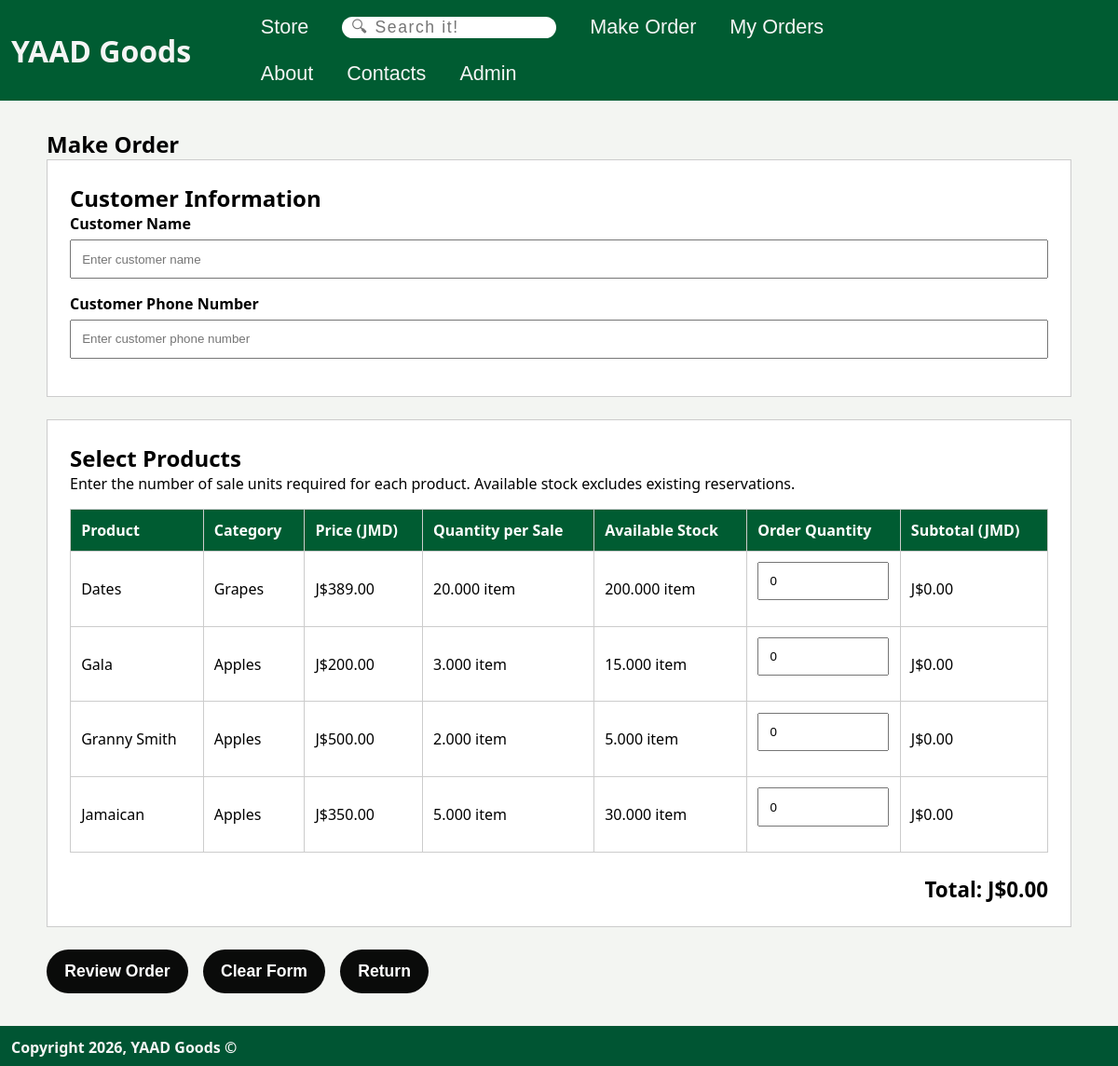
The page /interface/form-add-order.php on the database its author committed.
### tables this page shows
CREATE TABLE IF NOT EXISTS products (
    product_id INT AUTO_INCREMENT PRIMARY KEY,
    display_category VARCHAR(150) NOT NULL,
    display_name VARCHAR(150) NOT NULL UNIQUE,
    description TEXT,

    original_price DECIMAL(10,2) NOT NULL DEFAULT 0.00,
    sell_quantity DECIMAL(10,3) NOT NULL DEFAULT 0.000,
    stock_quantity DECIMAL(10,3) NOT NULL DEFAULT 0.000,
    reserved_quantity DECIMAL(10,3) NOT NULL DEFAULT 0.000,
    
    unit_of_measure VARCHAR(20) NOT NULL DEFAULT 'item',

    expiration_date DATE NOT NULL DEFAULT (CURRENT_DATE),
    stale_price DECIMAL(10,2) NOT NULL DEFAULT 0.00,

     

    is_archived TINYINT(1) NOT NULL DEFAULT 0,

    created_at TIMESTAMP DEFAULT CURRENT_TIMESTAMP,
    updated_at TIMESTAMP DEFAULT CURRENT_TIMESTAMP
        ON UPDATE CURRENT_TIMESTAMP,
    KEY idx_product_name (display_name)
);

### interface/form-add-order.php (the view, shortened to what this page needs)
<?php
function addOrderEscape($value) { return htmlspecialchars((string)$value, ENT_QUOTES, "UTF-8"); }
$draft = $_SESSION["pending_new_order"] ?? null;
$products = [];
try {
    $db = pdo();
    $productQuery = $db->query(
        "SELECT product_id, display_name, display_category, original_price, sell_quantity,
                stock_quantity, reserved_quantity, unit_of_measure, expiration_date,
                stale_price,
            (stock_quantity - reserved_quantity) AS available_stock
         FROM products
         WHERE is_archived = 0 AND expiration_date >= CURDATE() AND sell_quantity > 0
           AND (stock_quantity - reserved_quantity) >= sell_quantity
         ORDER BY display_name ASC"
    );
    $products = $productQuery->fetchAll();
} catch (Throwable $e) {
    error_log($e->getMessage());
    $products = [];
    $message = "Products could not be loaded. Please check the database connection.";
    $messageType = "error";
}
$draftQuantities = [];
$draftName = $draft["customer_name"] ?? "";
$draftPhone = $draft["customer_phone"] ?? "";
?>
<!DOCTYPE html>
<html lang="en">
<head>
<link rel="icon" href="images/business-logo.png" type="image/png"><link rel="stylesheet" href="master.css">
</head>
<body>
<header><?php require "instance/navigation-bar.html"; ?></header>
<main class="admin"><div class="order-container"><h2>Make Order</h2>
<form method="POST" action="form-add-order.php" id="make-order-form">
<section class="order-form-section"><h2>Customer Information</h2>
<label for="customer-name">Customer Name</label><input type="text" id="customer-name" name="customer_name" maxlength="150" required placeholder="Enter customer name" value="<?php echo addOrderEscape($draftName); ?>">
<label for="customer-phone">Customer Phone Number</label><input type="tel" id="customer-phone" name="customer_phone" maxlength="20" required placeholder="Enter customer phone number" value="<?php echo addOrderEscape($draftPhone); ?>"></section>
<section class="order-form-section"><h2>Select Products</h2><p>Enter the number of sale units required for each product. Available stock excludes existing reservations.</p>
<?php if ($products): ?><div style="overflow-x:auto"><table class="order-product-table"><thead><tr><th>Product</th><th>Category</th><th>Price (JMD)</th><th>Quantity per Sale</th><th>Available Stock</th><th>Order Quantity</th><th>Subtotal (JMD)</th></tr></thead><tbody>
<?php foreach ($products as $p): $max=(int)floor(((float)$p["available_stock"]/(float)$p["sell_quantity"])+0.0000001); $qty=$draftQuantities[(int)$p["product_id"]]??0; ?>
<tr><td><?php echo addOrderEscape($p["display_name"]); ?></td><td><?php echo addOrderEscape($p["display_category"]); ?></td><td>J$<?php echo number_format((float)$p["original_price"],2); ?></td><td><?php echo addOrderEscape($p["sell_quantity"] . " " . $p["unit_of_measure"]); ?></td><td><?php echo addOrderEscape($p["available_stock"] . " " . $p["unit_of_measure"]); ?></td><td><input class="order-quantity" type="number" name="quantities[<?php echo (int)$p["product_id"]; ?>]" min="0" max="<?php echo $max; ?>" step="1" value="<?php echo $qty; ?>" data-price="<?php echo addOrderEscape($p["original_price"]); ?>"></td><td class="order-subtotal">J$<?php echo number_format($qty*(float)$p["original_price"],2); ?></td></tr>
<?php endforeach; ?></tbody></table></div><?php else: ?><p>No products are currently available to order.</p><?php endif; ?>
<div class="order-total">Total: J$<span id="order-total">0.00</span></div></section>
<div class="order-buttons"><button type="submit" <?php echo !$products ? "disabled" : ""; ?>>Review Order</button><button type="reset" onclick="setTimeout(updateOrderTotal,0)">Clear Form</button><button type="button" onclick="navigationReturn()">Return</button></div></form>
</div></main><?php require "instance/copyright.html"; ?>
</body></html>

### interface/master.css (style rules this page uses)
html { font-family: 'Segoe UI', Tahoma, Geneva, Verdana, sans-serif; background-color: #f3f5f2; }
body { margin: 0; overflow: auto; height: 100vh; display: flex; flex-direction: column; }
main { padding-top: 2.5vmax; flex: 1; display: flex; flex-direction: column; align-items: start; }
h1, h2, h3, h4, h5, h6, p { margin: 0; }
button { padding: 0.5em; padding-left: 1.3em; padding-right: 1.3em; font-size: 1.1em; font-weight: 600; border-style: hidden; border-radius: 2em; background-color: rgb(10, 11, 10); color: white; }

### interface/form-add-order.php (style rules this page uses)
.order-container { width:100%;max-width:1100px;margin:0 auto }
.order-form-section { background:#fff;padding:1.5rem;margin-bottom:1.5rem;border:1px solid #ccc }
.order-form-section label { display:block;margin-bottom:.4rem;font-weight:bold }
.order-form-section input { width:100%;padding:.7rem;margin-bottom:1rem;box-sizing:border-box }
.order-product-table { width:100%;border-collapse:collapse;margin-top:1rem }
.order-product-table th,.order-product-table td { border:1px solid #ccc;padding:.7rem;text-align:left }
.order-product-table th { background:#005C32;color:#fff }
.order-quantity { width:85px;padding:.4rem }
.order-total { font-size:1.4rem;font-weight:bold;text-align:right;margin-top:1.5rem }
.order-buttons { display:flex;gap:1rem;flex-wrap:wrap;margin:1.5rem 0 }
.order-buttons button,.order-buttons a { padding:.8rem 1.2rem;cursor:pointer }

### rows shown on the page
products: display_name "Dates", display_category "Grapes", original_price "389.00", sell_quantity+unit_of_measure "20.000 item", unit_of_measure "200.000 item", product_id "0"
products: display_name "Gala", display_category "Apples", original_price "200.00", sell_quantity+unit_of_measure "3.000 item", unit_of_measure "15.000 item", product_id "0"
products: display_name "Granny Smith", display_category "Apples", original_price "500.00", sell_quantity+unit_of_measure "2.000 item", unit_of_measure "5.000 item", product_id "0"
products: display_name "Jamaican", display_category "Apples", original_price "350.00", sell_quantity+unit_of_measure "5.000 item", unit_of_measure "30.000 item", product_id "0"
